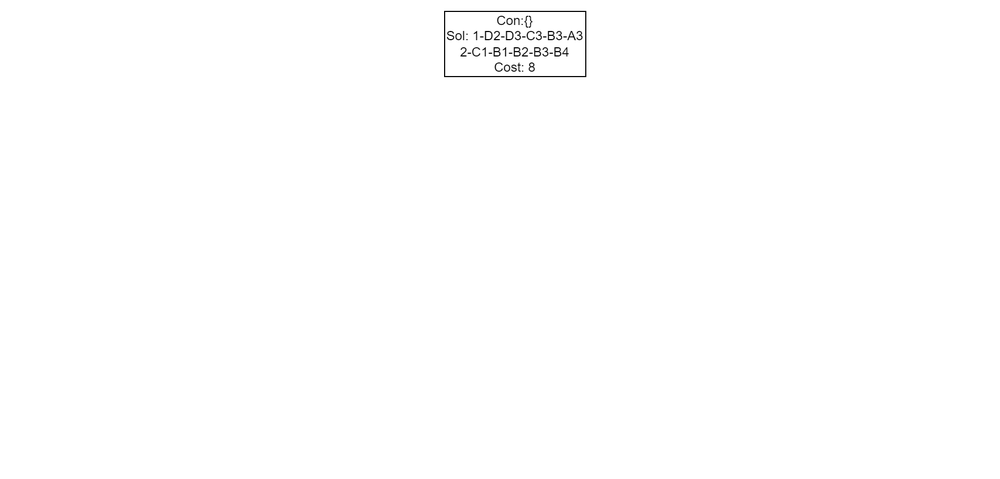
#> input picture npbenchmark-main/MAPF/draw_tree/cbs_1.drawio.png, 1000 x 479 px, shrunk from 1842 x 882 before the run
$ python main.py
#> lines starting #> are read from the running program, lines starting #| are printed output that depends on the picture
import imageio

# 读取所有的 PNG 图片
image_files = ['cbs_1.drawio.png', 'cbs_3.drawio.png', 'cbs_5.drawio.png', 'cbs_7.drawio.png', 'cbs_9.drawio.png',
               'cbs_11.drawio.png']

# 生成 GIF 动画
imageio.mimsave('animation.gif', [imageio.imread(file) for file in image_files], duration=1)
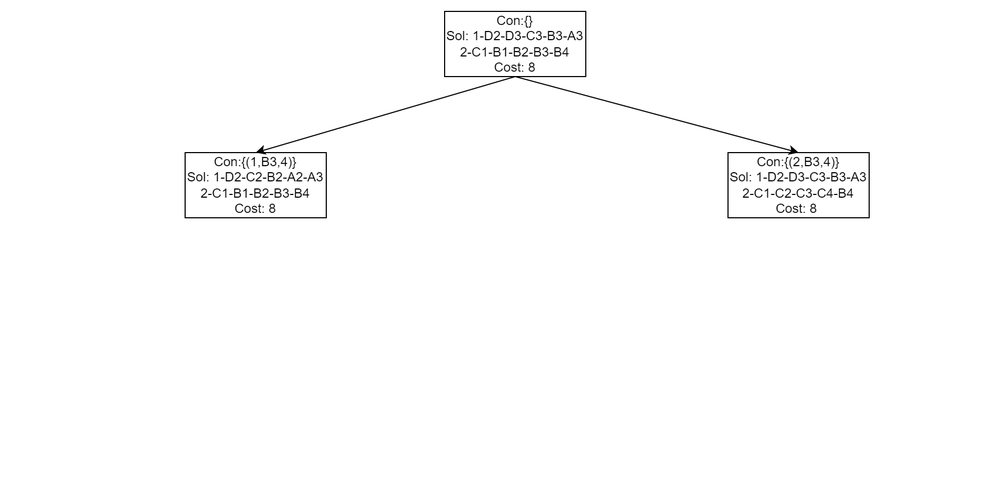
#> input picture npbenchmark-main/MAPF/draw_tree/cbs_3.drawio.png, 1000 x 479 px, shrunk from 1842 x 882 before the run
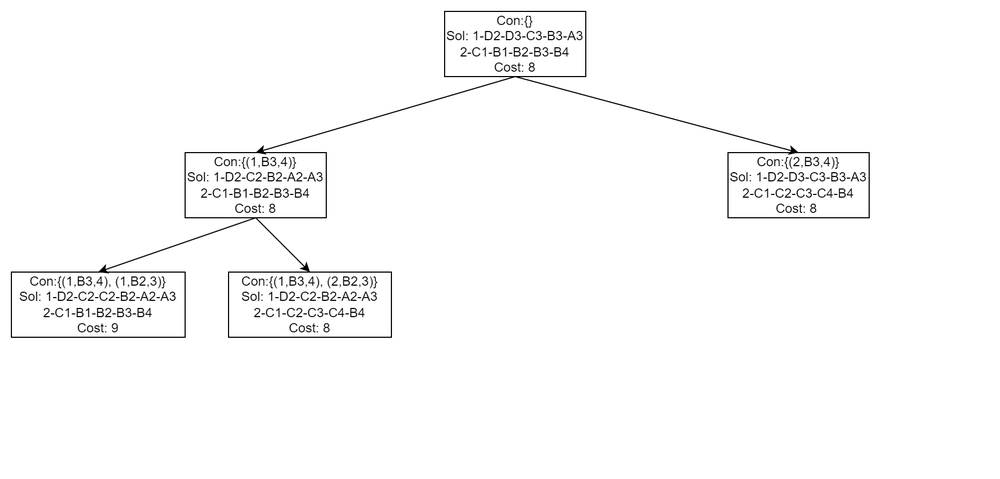
#> input picture npbenchmark-main/MAPF/draw_tree/cbs_5.drawio.png, 1000 x 479 px, shrunk from 1842 x 882 before the run
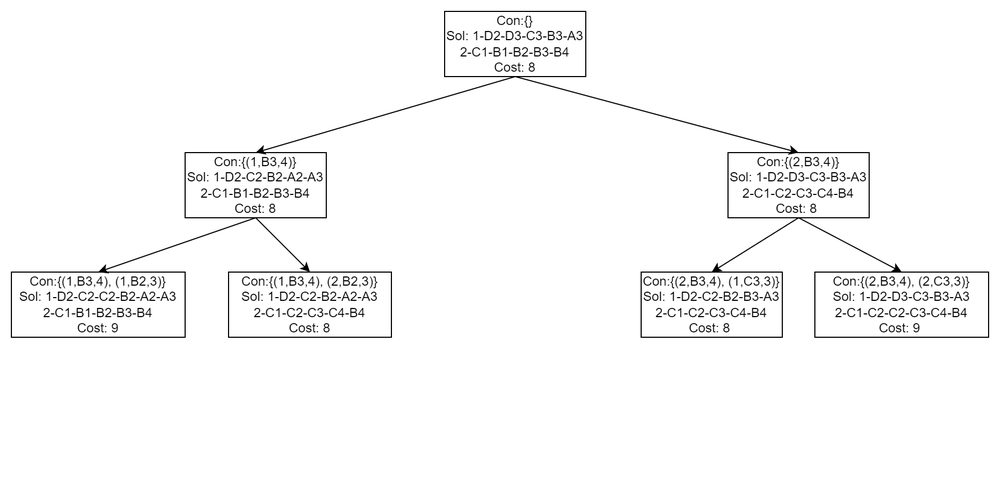
#> input picture npbenchmark-main/MAPF/draw_tree/cbs_7.drawio.png, 1000 x 479 px, shrunk from 1842 x 882 before the run
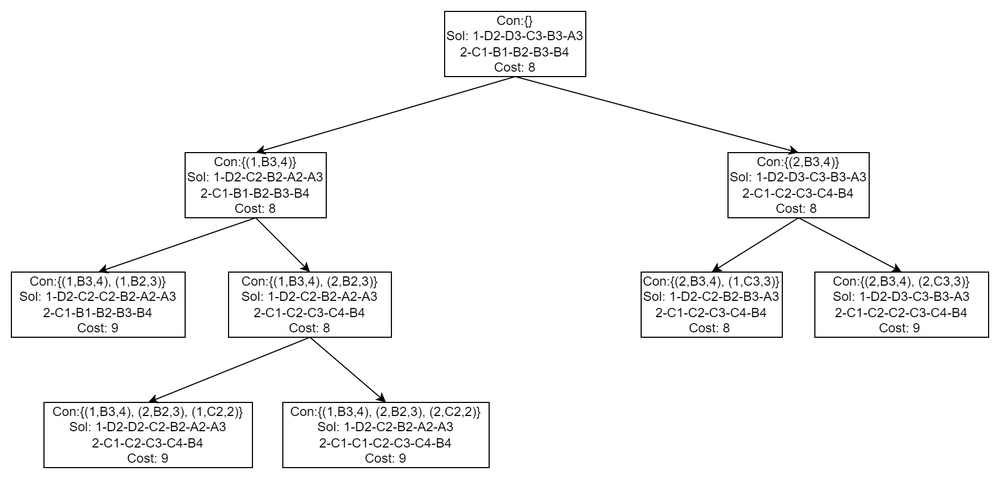
#> input picture npbenchmark-main/MAPF/draw_tree/cbs_9.drawio.png, 1000 x 479 px, shrunk from 1842 x 882 before the run
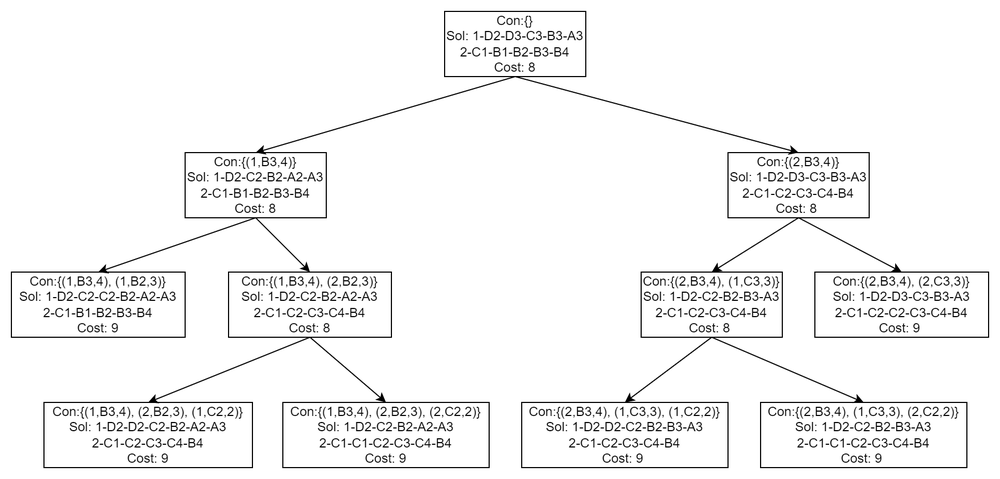
#> input picture npbenchmark-main/MAPF/draw_tree/cbs_11.drawio.png, 1000 x 479 px, shrunk from 1842 x 882 before the run
